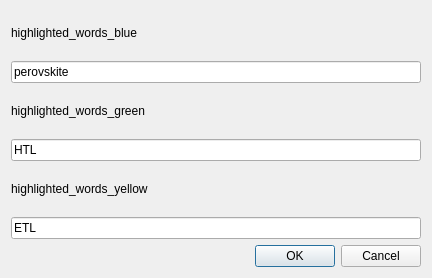
<?xml version="1.0" encoding="UTF-8"?>
<ui version="4.0">
 <class>Dialog</class>
 <widget class="QDialog" name="Dialog">
  <property name="geometry">
   <rect>
    <x>0</x>
    <y>0</y>
    <width>432</width>
    <height>278</height>
   </rect>
  </property>
  <property name="windowTitle">
   <string>Dialog</string>
  </property>
  <layout class="QVBoxLayout" name="verticalLayout">
   <item>
    <widget class="QLabel" name="label">
     <property name="text">
      <string>highlighted_words_blue</string>
     </property>
    </widget>
   </item>
   <item>
    <widget class="QLineEdit" name="lineEdit">
     <property name="text">
      <string>perovskite</string>
     </property>
    </widget>
   </item>
   <item>
    <widget class="QLabel" name="label_2">
     <property name="text">
      <string>highlighted_words_green</string>
     </property>
    </widget>
   </item>
   <item>
    <widget class="QLineEdit" name="lineEdit_2">
     <property name="text">
      <string>HTL</string>
     </property>
    </widget>
   </item>
   <item>
    <widget class="QLabel" name="label_3">
     <property name="text">
      <string>highlighted_words_yellow</string>
     </property>
    </widget>
   </item>
   <item>
    <widget class="QLineEdit" name="lineEdit_3">
     <property name="text">
      <string>ETL</string>
     </property>
    </widget>
   </item>
   <item>
    <widget class="QDialogButtonBox" name="buttonBox">
     <property name="standardButtons">
      <set>QDialogButtonBox::Cancel|QDialogButtonBox::Ok</set>
     </property>
    </widget>
   </item>
  </layout>
 </widget>
 <resources/>
 <connections/>
</ui>
